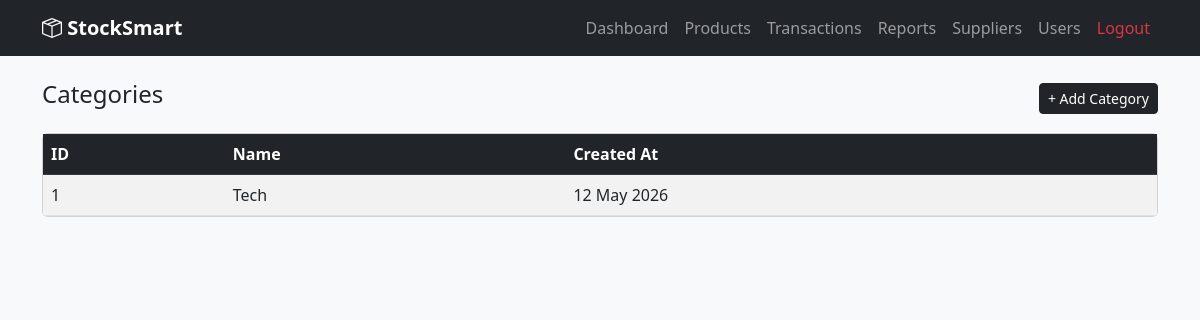
The app's page /products/categories/ (signed in) with its own data.
### apps/products/models.py (models this page shows, shortened)
class Category(models.Model):
    name = models.CharField(max_length=100, unique=True)
    created_at = models.DateTimeField(auto_now_add=True)

### apps/products/views.py (the view)
# urls.py: path('categories/', views.category_list, name='category_list'),
@login_required
def category_list(request):
    if not request.user.is_admin():
        messages.error(request, 'Access denied. Admins only.')
        return redirect('product_list')
    categories = Category.objects.all()
    return render(request, 'products/category_list.html', {'categories': categories})

### apps/accounts/models.py (called while the page is built)
    def is_admin(self):
        return self.role == 'admin'

### templates/products/category_list.html
{% extends 'base.html' %}
{% block content %}
<div class="d-flex justify-content-between align-items-center mb-3">
    <h4>Categories</h4>
    <a href="{% url 'category_add' %}" class="btn btn-dark btn-sm">+ Add Category</a>
</div>
<div class="card">
    <div class="card-body p-0">
        <table class="table table-striped mb-0">
            <thead class="table-dark">
                <tr>
                    <th>ID</th>
                    <th>Name</th>
                    <th>Created At</th>
                </tr>
            </thead>
            <tbody>
                {% for cat in categories %}
                <tr>
                    <td>{{ cat.id }}</td>
                    <td>{{ cat.name }}</td>
                    <td>{{ cat.created_at|date:"d M Y" }}</td>
                </tr>
                {% empty %}
                <tr><td colspan="3" class="text-center text-muted py-3">No categories yet.</td></tr>
                {% endfor %}
            </tbody>
        </table>
    </div>
</div>
{% endblock %}

### records on screen
Category: id "1", name "Tech", created_at "12 May 2026"
